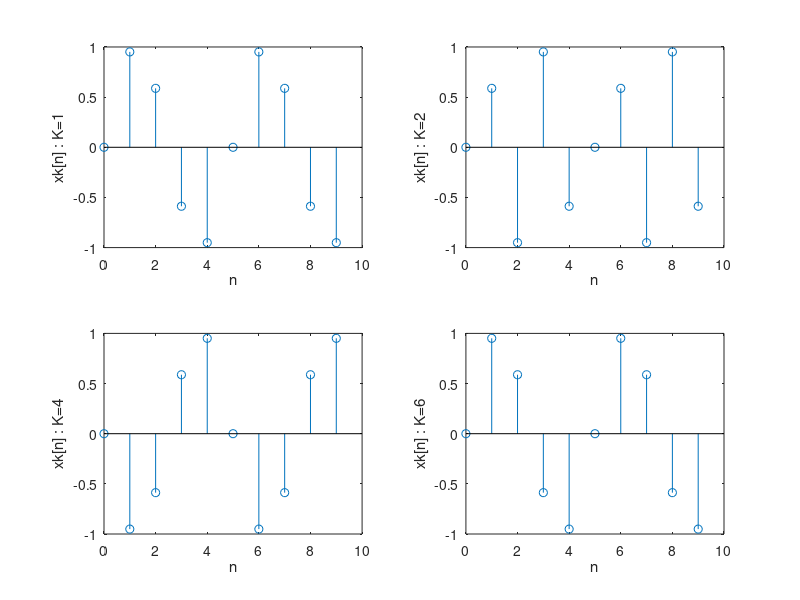

Reproduce this figure in MATLAB.
n=0:1:9

function res = xk(n,k)
wk=(2*pi*k)/5
res=sin(wk*n)
end;

subplot(2,2,1)
stem(n,xk(n,1))
xlabel('n')
ylabel('xk[n] : K=1')
subplot(2,2,2)
stem(n,xk(n,2))
xlabel('n')
ylabel('xk[n] : K=2')
subplot(2,2,3)
stem(n,xk(n,4))
xlabel('n')
ylabel('xk[n] : K=4')
subplot(2,2,4)
stem(n,xk(n,6))
xlabel('n')
ylabel('xk[n] : K=6')
